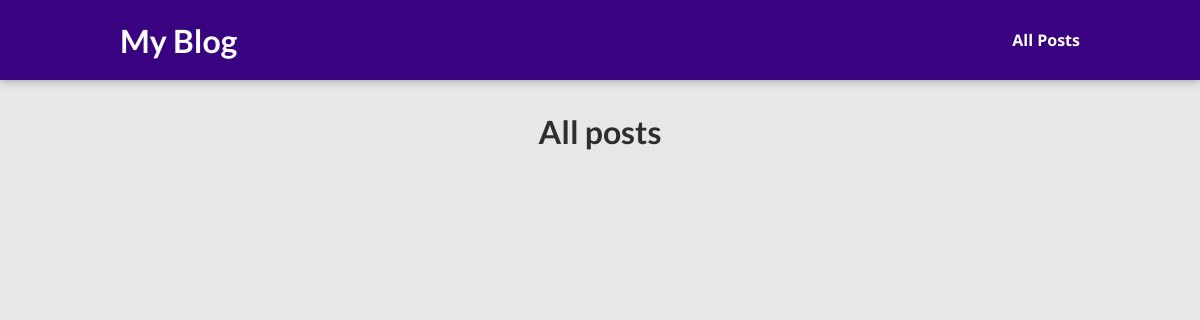
Page /posts on the earlier database version.
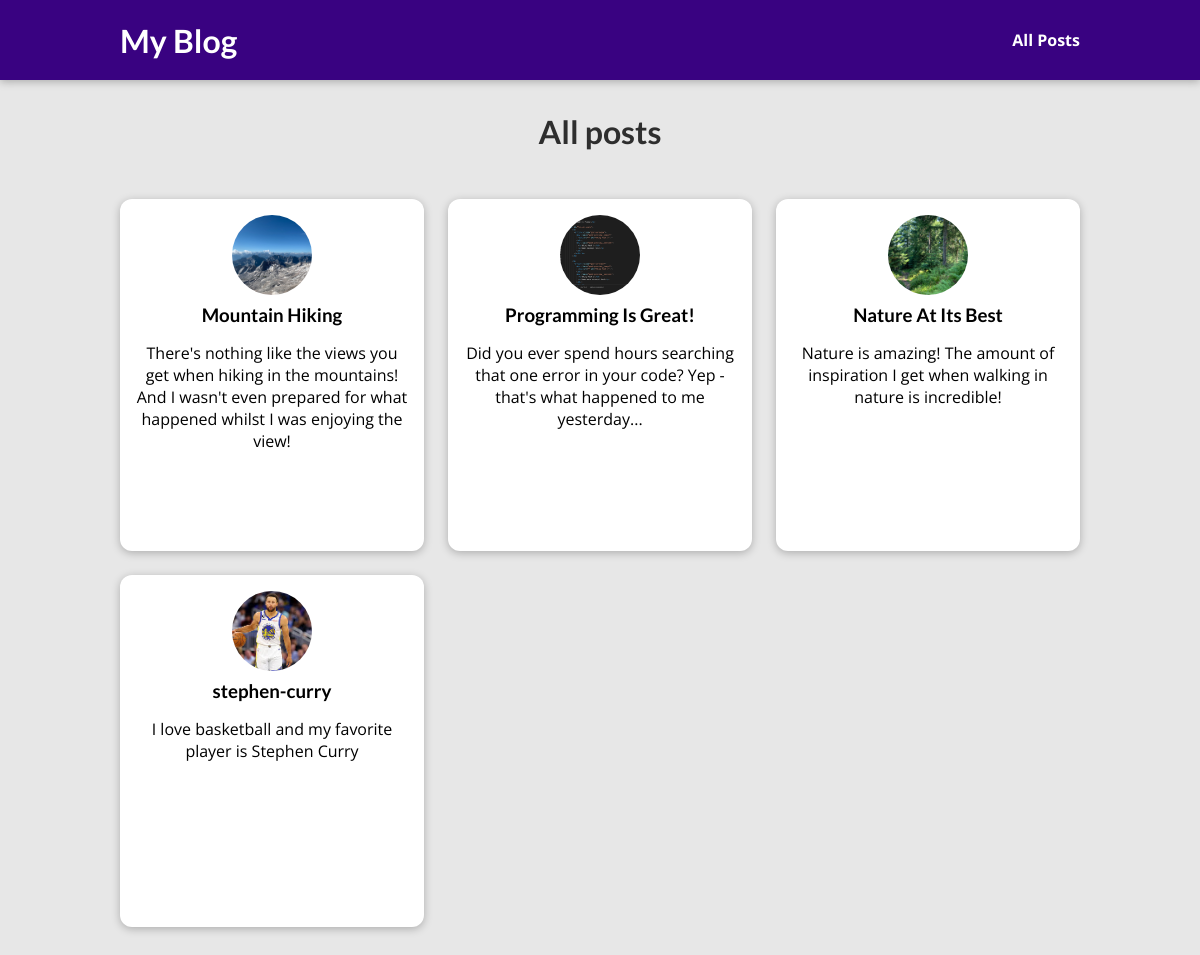
Same page on the later database version.
### blog/models.py (models this page shows, shortened)
class Post(models.Model):
    title = models.CharField(max_length=100, null=False)
    author=models.ForeignKey(Author, on_delete=models.SET_NULL,related_name='post', null=True)
    tags=models.ManyToManyField(Tag, related_name='post')
    excerpt=models.TextField()
    image_name=models.CharField(max_length=100, null=True, blank=True)
    date = models.DateTimeField(auto_now=True)
    content=models.TextField()
    slug=models.SlugField(max_length=100,unique=True,blank=True,db_index=True)

### blog/views.py (the view)
# urls.py: path("posts",views.all_posts, name="all_posts"),
def all_posts(request):
    return render(request, "blog/all-posts.html", {
        "posts": posts
    })

### blog/templates/blog/all-posts.html (shortened to what this page needs)
{% extends 'base.html' %}
{% load static %}
{% block css_files %}
<link rel="stylesheet" href="{% static "blog/all-posts.css" %}" />
<link rel="stylesheet" href="{% static "blog/post.css" %}" />
{% endblock %}
{% block content %}
<section id="all-posts">
  <h2>All posts</h2>
  <ul>
    {% for post in posts %}
    {% include "blog/includes/post.html"   with title="" %}
    {% endfor %}
  </ul>
{% endblock %}

### templates/base.html (shortened to what this page needs)
{% load static %}
<!DOCTYPE html>
<html lang="en">
  <head>
    <link rel="stylesheet" href="{% static "app.css" %}" />
    {% block css_files %}{% endblock  %}
  </head>
  <body>
    <header id="main-navigation">
      <h1><a href="{% url "few_posts" %}">My Blog</a></h1>
      <nav>
        <a href="{% url "all_posts" %}">All Posts</a>
      </nav>
    </header>
    {% block content %}{% endblock content %}
  </body>
</html>

### blog/templates/blog/includes/post.html
{% load static %}
<li>
  <article class="post">
    <a href="{% url "post_detail" post.slug %}">
      <img src="{% static 'blog/images/'|add:post.image_name %}" alt="{{post.title}}" />
      <div class="post__content">
        <h3>{{ post.title }}</h3>
        <p>
            {{ post.excerpt }}
        </p>
      </div>
    </a>
  </article>
</li>

### static/app.css (style rules this page uses)
* { box-sizing: border-box; }
html { font-family: 'Open Sans', 'Lato', sans-serif; }
body { margin: 0; }
h1, h2, h3 { font-family: 'Lato', sans-serif; font-weight: bold; }
#main-navigation { width: 100%; height: 5rem; display: flex; justify-content: space-between; align-items: center; padding: 0 10%; position: absolute; top: 0; left: 0; }
#main-navigation a { text-decoration: none; color: white; font-weight: bold; }

### blog/static/blog/all-posts.css (style rules this page uses)
body { background-color: #e7e7e7; }
#main-navigation { background-color: #390281; box-shadow: 0 2px 8px rgba(0, 0, 0, 0.25); }
#all-posts { margin: 7rem auto; width: 90%; max-width: 60rem; }
#all-posts h2 { text-align: center; font-size: 2rem; color: #2e2e2e; margin: 3rem 0; }
ul { list-style: none; margin: 0; padding: 0; display: grid; grid-template-columns: repeat(auto-fill, minmax(17rem, 1fr)); gap: 1.5rem; }
.post img { width: 7rem; height: 7rem; }
.post a { height: 22rem; transform-origin: center; box-shadow: 0 2px 8px rgba(0, 0, 0, 0.25); border-radius: 12px; background-color: white; }

### blog/static/blog/post.css (style rules this page uses)
.post { display: flex; flex-direction: column; align-items: center; text-align: center; }
.post a { text-decoration: none; color: black; transition: all 0.2s ease; padding: 1rem; }
.post img { width: 5rem; height: 5rem; object-fit: cover; border-radius: 50%; }
.post h3 { margin: 0.25rem 0; }

Differences in the rows shown:
added Post: image_name (picture), title "Mountain Hiking", excerpt "There's nothing like the views you get when hiking in the mountains! And I wasn't even prepared for what happened whilst I was enjoying the view!"
added Post: image_name (picture), title "Programming Is Great!", excerpt "Did you ever spend hours searching that one error in your code? Yep - that's what happened to me yesterday..."
added Post: image_name (picture), title "Nature At Its Best", excerpt "Nature is amazing! The amount of inspiration I get when walking in nature is incredible!"
added Post: image_name (picture), title "stephen-curry", excerpt "I love basketball and my favorite player is Stephen Curry"
